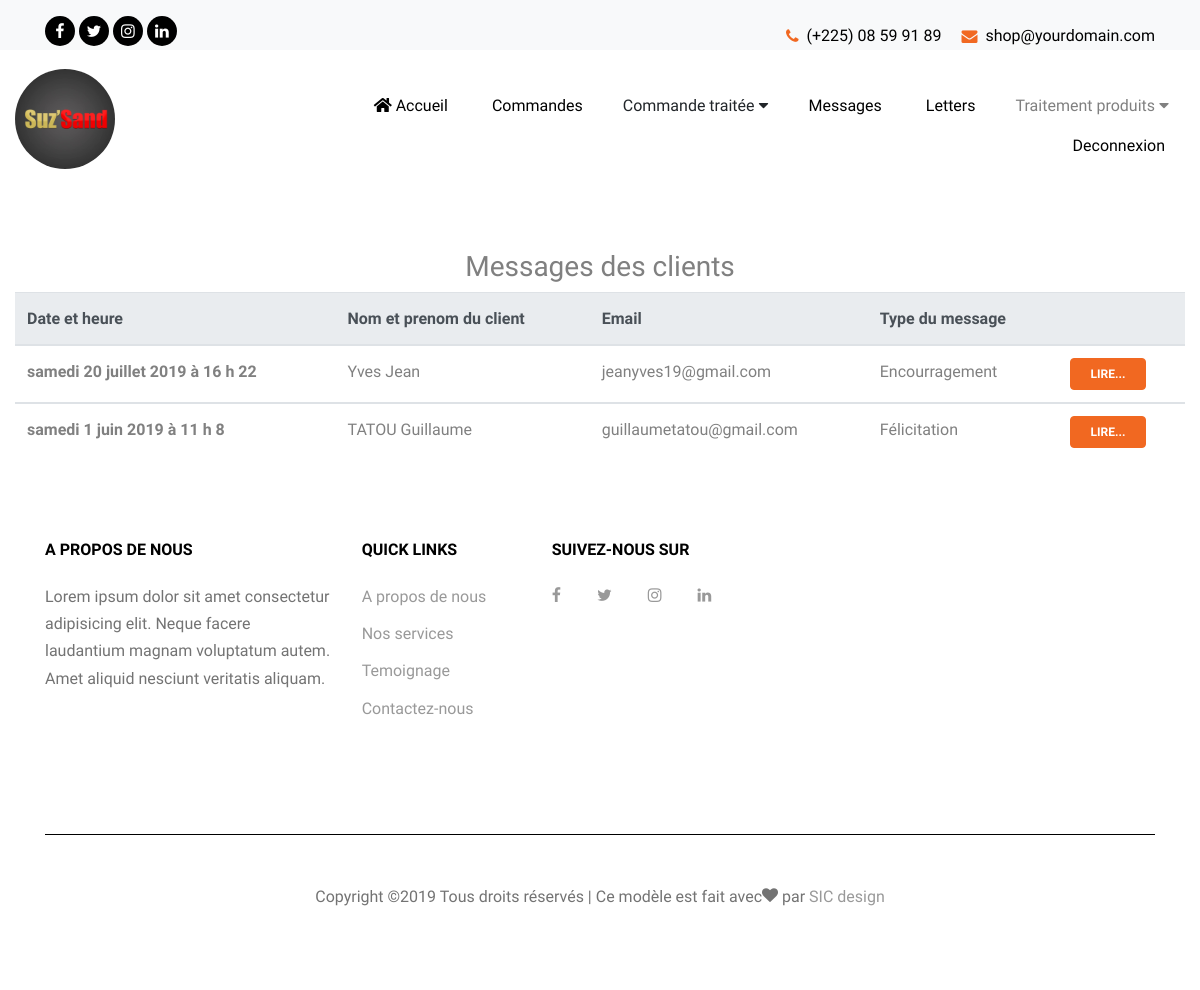
The page /admin/contactusList.php on the database its author committed.
### tables this page shows
CREATE TABLE `contacter` (
  `id` int(11) NOT NULL,
  `nom` varchar(20) NOT NULL,
  `prenom` varchar(30) NOT NULL,
  `email` varchar(50) NOT NULL,
  `sujet` text NOT NULL,
  `messages` text NOT NULL,
  `date_jour` datetime NOT NULL DEFAULT CURRENT_TIMESTAMP,
  `status_msg` varchar(10) NOT NULL DEFAULT 'non vue'
);

### controller/customerMsgController.php (called while the page is built)
<?php
   require_once('../bd/connexion.php');
   $query = $bdd->prepare("SELECT * FROM contacter WHERE status_msg='non vue' ORDER BY date_jour DESC");
   $query->execute();
   $data = $query->fetchAll(\PDO::FETCH_ASSOC);
?>

### function/convertDateToFrench.php (called while the page is built)
<?php
function dateToFrench($date, $format)
{
    $english_days = array('Monday', 'Tuesday', 'Wednesday', 'Thursday', 'Friday', 'Saturday', 'Sunday');
    $french_days = array('lundi', 'mardi', 'mercredi', 'jeudi', 'vendredi', 'samedi', 'dimanche');
    $english_months = array('January', 'February', 'March', 'April', 'May', 'June', 'July', 'August', 'September', 'October', 'November', 'December');
    $french_months = array('janvier', 'février', 'mars', 'avril', 'mai', 'juin', 'juillet', 'août', 'septembre', 'octobre', 'novembre', 'décembre');
    return str_replace($english_months, $french_months, str_replace($english_days, $french_days, date($format, strtotime($date) ) ) );
}
function extratHour($date){
  $hour = strtotime($date);
  $getHour = getdate($hour);
  return $getHour["hours"]." h ".$getHour["minutes"];
}
 ?>

### admin/contactusList.php (the view, shortened to what this page needs)
<?php
require_once('../controller/customerMsgController.php');
require_once('../function/convertDateToFrench.php');
 ?>
<!DOCTYPE html>
<html lang="fr">
  <head>
    <link rel="stylesheet" href="../fonts/icomoon/style.css">
    <link rel="stylesheet" href="../css/bootstrap.min.css">
    <link rel="stylesheet" href="../css/jquery-ui.css">
    <link rel="stylesheet" href="../css/owl.carousel.min.css">
    <link rel="stylesheet" href="../css/owl.theme.default.min.css">
    <link rel="stylesheet" href="../css/owl.theme.default.min.css">
    <link rel="stylesheet" href="../css/styles.css">
    <link rel="stylesheet" href="../css/jquery.fancybox.min.css">
    <link rel="stylesheet" href="../css/bootstrap-datepicker.css">
    <link rel="stylesheet" href="../fonts/flaticon/font/flaticon.css">
    <link rel="stylesheet" href="../css/aos.css">
    <link rel="stylesheet" href="../css/style.css">
    <link rel="stylesheet" href="https://use.fontawesome.com/releases/v5.6.1/css/all.css">
    <link rel="stylesheet" href="css/dropdown.css">
  </head>
  <body data-spy="scroll" data-target=".site-navbar-target" data-offset="300">
  <div class="site-wrap">
    <div class="top-bar py-3 bg-light" id="home-section" style="height: 50px;">
      <div class="container">
        <div class="row align-items-center">
          <div class="col-6 text-left">
            <ul class="social-media">
              <li><a target="_blank"  href="https://www.facebook.com/"><span class="icon-facebook"></span></a></li>
              <li><a  target="_blank" href="https://www.twitter.com/"><span class="icon-twitter"></span></a></li>
              <li><a  target="_blank" href="https://www.instagram.com/"><span class="icon-instagram"></span></a></li>
              <li><a  target="_blank" href="https://www.linkedin.com/"><span class="icon-linkedin"></span></a></li>
            </ul>
          </div>
          <div class="col-6">
            <p class="mb-0 float-right">
              <span class="mr-3"><a href="tel://#"> <span class="icon-phone mr-2" style="position: relative; top: 2px;"></span><span class="d-none d-lg-inline-block text-black">(+225)  08 59 91 89</span></a></span>
              <span><a href="#"><span class="icon-envelope mr-2" style="position: relative; top: 2px;"></span><span class="d-none d-lg-inline-block text-black">shop@yourdomain.com</span></a></span>
            </p>
          </div>
        </div>
      </div>
    </div>
    <header class="site-navbar py-4 bg-white js-sticky-header site-navbar-target" role="banner">
      <div class="container-fluid" style="height: 80px;">
        <div class="row align-items-center">
          <div class="col-6 col-xl-2">
            <h1 class="mb-0 site-logo">
            <a href="/index.php" class="text-black mb-0">
              <img src="../../images/n.jpg" class="logo">
            </a></h1>
          </div>
          <div class="col-12 col-md-10 d-none d-xl-block">
            <nav class="site-navigation position-relative text-right" role="navigation">
              <ul class="site-menu main-menu js-clone-nav mr-auto d-none d-lg-block">
              <li>
                    <a href="/admin/home.php" class="nav-link">
                    <i class="fa fa-home"></i>
                      Accueil
                      </a>
               </li>
               <li>
                 <a href="commandeList.php" class="nav-link">
                    Commandes
                  </a>
                </li>
                <li>
                   <div class="dropdown">
                      <a href="" class="nav-link dropdown-item">
                      Commande traitée
                      <i class="fa fa-caret-down"></i>
                      </a>
                   </div>
                 </li>
                <li><a href="contactusList.php" class="nav-link">
                  Messages
                   </a>
                 </li>
                 <li>
                   <a href="newletterlist.php" class="nav-link">
                    Letters
                   </a>
                 </li>
                 <li>
                    <div class="dropdown">
                       <a  class="nav-link dropdownlink">
                       Traitement produits
                       <i class="fa fa-caret-down"></i>
                       </a>
                    </div>
                </li>
                <li>
                    <a href="index.php">Deconnexion</a>
               </li>
              </ul>
            </nav>
          </div>
        </div>
      </div>
    </header>
    <div class="commandlist" style="margin-top:200px;">
        <h3 class="text-center">Messages des clients</h3>
          <div class="container-fluid">
          <table class="table-responsive">
            <table class="table table-hover">
             <thead class="thead-light">
              <tr>
                <th scope="col">Date et heure</th>
                <th scope="col">Nom et prenom du client</th>
                <th scope="col">Email</th>
                <th scope="col">Type du message</th>
                <th scope="col"></th>
              </tr>
             </thead>
             <?php
             foreach ($data as $msgData) {
               echo"
               <tbody>
                 <tr id='".$msgData['id']."'>
                  <th scope='row'>".dateToFrench($msgData['date_jour'],'l j F Y')."  à ".extratHour($msgData['date_jour'])."</th>
                     <td>".$msgData['nom']." ".$msgData['prenom']."</td>
                     <td>".$msgData['email']."</td>
                     <td>".$msgData['sujet']."</td>
                     <td><button data-toggle='modal' data-target='#".$msgData['nom']."' class='btn btn-primary'>lire...</button></td>
                 </tr>
               </tbody>
                <div class='modal fade' id='".$msgData['nom']."' tabindex='-1' role='dialog' aria-labelledby='modal' aria-hidden='true'>
                  <div class='modal-dialog modal-dialog-centered' role='document'>
                   <div class='modal-content'>
                    <div class='modal-header'>
                      <h4 style='margin-left:100px;'>Lecture Message client</h4>
                   </div>
                   <div class='modal-body'>
                       <p>".$msgData['messages']."</p><br/>
                     <form  method='POST' action='../controller/treatmentCustomerMsg.php'>
                        <input type='text'style='display:none' name='msgId' value='".$msgData['id']."'>
                        <button name='mgsView' type='submit' class='btn btn-success ml-4'>Message Lu</button>
                     </form>
                  </div>
                 <div class='modal-footer'>
                 </div>
              </div>
           </div>
         </div>
                ";
             }
              ?>
        </table>
      </table>
        </div>
      </div>
    <footer class="site-footer bg-white">
      <div class="container">
        <div class="row">
          <div class="col-md-8">
            <div class="row">
              <div class="col-md-5">
                <h2 class="footer-heading mb-4">A propos de nous</h2>
                <p>Lorem ipsum dolor sit amet consectetur adipisicing elit. Neque facere laudantium magnam voluptatum autem. Amet aliquid nesciunt veritatis aliquam.</p>
              </div>
              <div class="col-md-3 ">
                <h2 class="footer-heading mb-4">Quick Links</h2>
                <ul class="list-unstyled">
                  <li><a href="#">A propos de nous</a></li>
                  <li><a href="#">Nos services</a></li>
                  <li><a href="#">Temoignage</a></li>
                  <li><a href="#">Contactez-nous</a></li>
                </ul>
              </div>
              <div class="col-md-4">
                <h2 class="footer-heading mb-4">Suivez-nous sur</h2>
                <a href="#" class="pl-0 pr-3"><span class="icon-facebook"></span></a>
                <a href="#" class="pl-3 pr-3"><span class="icon-twitter"></span></a>
                <a href="#" class="pl-3 pr-3"><span class="icon-instagram"></span></a>
                <a href="#" class="pl-3 pr-3"><span class="icon-linkedin"></span></a>
              </div>
            </div>
          </div>
        </div>
        <div class="row pt-5 mt-5 text-center">
          <div class="col-md-12">
            <div class="border-top pt-5">
            <p>
        Copyright &copy;<script>document.write(new Date().getFullYear());</script> Tous droits réservés | Ce modèle est fait avec<i class="icon-heart" aria-hidden="true"></i> par <a href="https://colorlib.com" target="_blank" >SIC design</a>
      </p>
            </div>
          </div>
        </div>
      </div>
    </footer>
  </div>
  </body>
</html>

### css/styles.css (style rules this page uses)
.logo { width:100px ; height: 100px; -webkit-border-radius:50px; -moz-boder-radius:50px; border-radius:50px; overflow:hidden; }

### css/style.css (style rules this page uses)
body { line-height: 1.7; color: gray; font-weight: 400; font-size: 1rem; }
a { -webkit-transition: .3s all ease; -o-transition: .3s all ease; transition: .3s all ease; }
h1, h2, h3, h4, h5, .h1, .h2, .h3, .h4, .h5 { font-family: "Muli", -apple-system, BlinkMacSystemFont, "Segoe UI", Roboto, "Helvetica Neue", Arial, sans-serif, "Apple Color Emoji", "Segoe UI Emoji", "Segoe UI Symbol", "Noto Color Emoji"; }
.text-black { color: #000 !important; }
.site-wrap:before { display: none; -webkit-transition: .3s all ease-in-out; -o-transition: .3s all ease-in-out; transition: .3s all ease-in-out; background: rgba(0, 0, 0, 0.6); content: ""; position: absolute; z-index: 2000; top: 0; left: 0; right: 0; bottom: 0; opacity: 0; visibility: hidden; }
.btn { text-transform: uppercase; font-size: 12px; font-weight: 900; padding: 6px 20px; }
.border-top { border-top: 1px solid #edf0f5 !important; }
.site-footer { padding: 4em 0; background: #DDD; }
.site-footer .border-top { border-top: 1px solid black !important; }
.site-footer p { color: #737373; }
.site-footer h2, .site-footer h3, .site-footer h4, .site-footer h5 { color: #000; }
.site-footer a { color: #999999; }
.site-footer ul li { margin-bottom: 10px; }
.site-footer .footer-heading { font-size: 16px; color: #000; text-transform: uppercase; font-weight: 900; }
.site-logo { position: relative; left: 0; top: -5px; font-weight: 900; }
.site-navbar { margin-bottom: 0px; z-index: 1999; position: relative; width: 100%; background: #fff; }
.site-navbar .site-navigation .site-menu { margin-bottom: 0; }
.site-navbar .site-navigation .site-menu a { text-decoration: none !important; display: inline-block; }
.site-navbar .site-navigation .site-menu > li { display: inline-block; }
.site-navbar .site-navigation .site-menu > li > a { padding: 5px 20px; color: #000; display: inline-block; text-decoration: none !important; }
.site-mobile-menu .site-nav-wrap { padding: 0; margin: 0; list-style: none; position: relative; }
.site-mobile-menu .site-nav-wrap a { padding: 10px 20px; display: block; position: relative; color: #212529; }
.site-mobile-menu .site-nav-wrap li { position: relative; display: block; }
.site-mobile-menu .site-nav-wrap > li { display: block; position: relative; float: left; width: 100%; }
.site-mobile-menu .site-nav-wrap > li > a { padding-left: 20px; font-size: 20px; }
.sticky-wrapper .site-navbar { -webkit-transition: .3s all ease; -o-transition: .3s all ease; transition: .3s all ease; }
.bg-light { background: #ccc; }
.social-media { display: inline-block; float: left; margin-bottom: 0px; padding: 0; }
.social-media li { display: inline-block; margin: 0; }
.social-media li a { color: #fff; display: inline-block; width: 30px; height: 30px; border-radius: 50%; background: #000; position: relative; }
.social-media li a span { position: absolute; top: 50%; left: 50%; -webkit-transform: translate(-50%, -50%); -ms-transform: translate(-50%, -50%); transform: translate(-50%, -50%); }
.position-relative { position: relative; }

### admin/css/dropdown.css (style rules this page uses)
.dropdown { position: relative; display: inline-block; }

### rows shown on the page
contacter: date_jour "samedi 20 juillet 2019", date_jour "16 h 22", nom "Yves", prenom "Jean", email "jeanyves19@gmail.com", sujet "Encourragement"
contacter: date_jour "samedi 1 juin 2019", date_jour "11 h 8", nom "TATOU", prenom "Guillaume", email "guillaumetatou@gmail.com", sujet "Félicitation"
